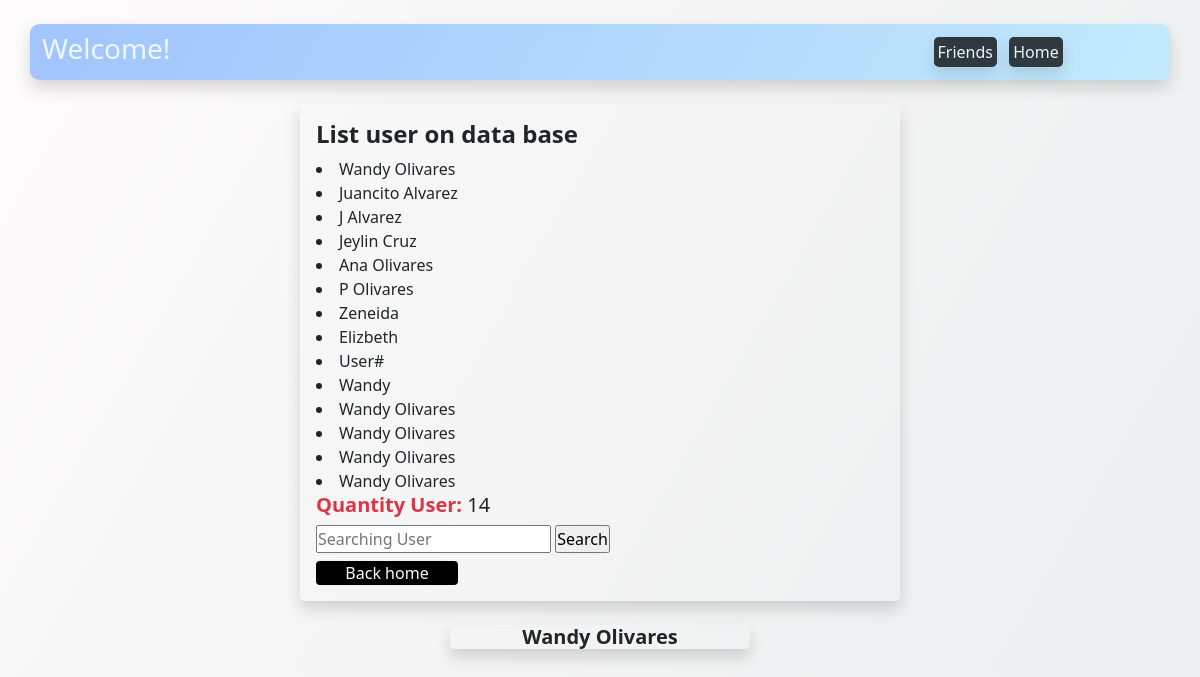
Before: /lista_user/ with the older database file.
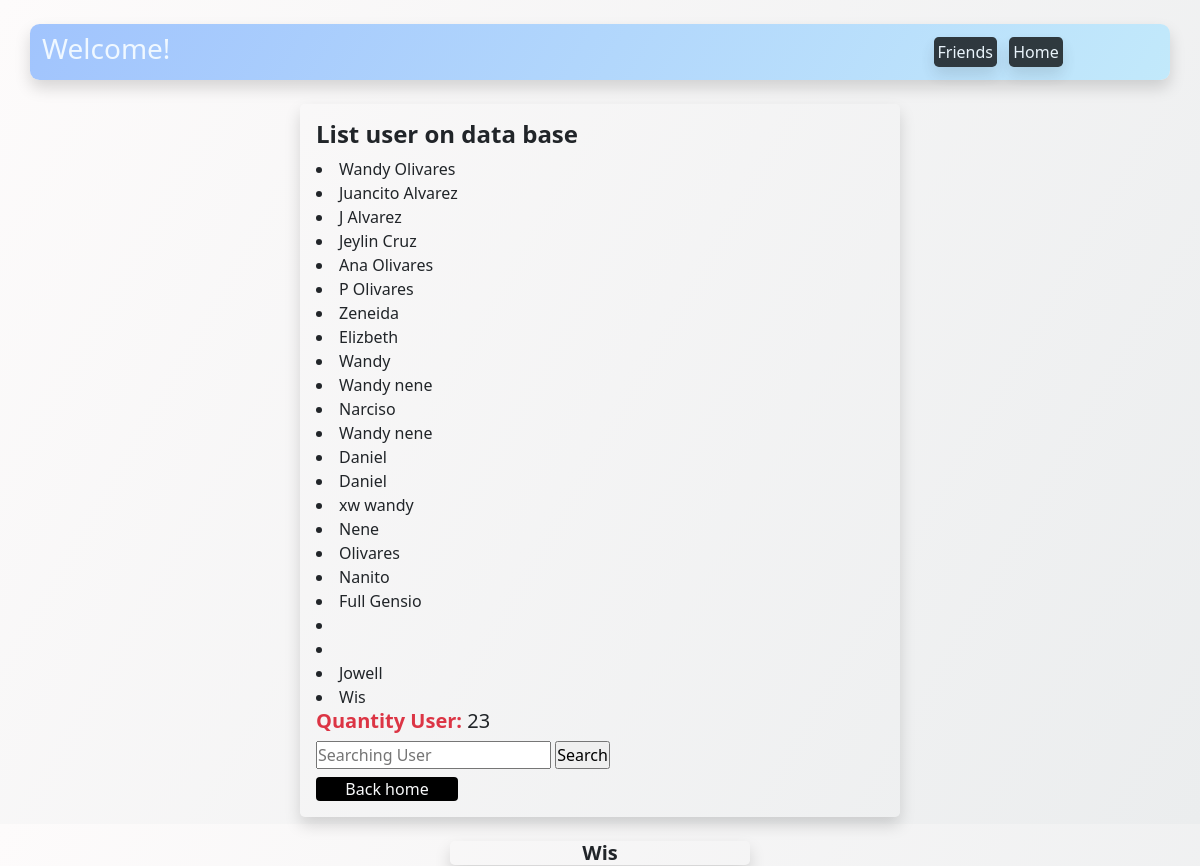
After: the same page with the newer database file.
### register/models.py (models this page shows)
class RegisterUser(models.Model):
      name_user = models.CharField(max_length=100)
      email_user = models.CharField(max_length=100)
      id_user = models.CharField(max_length=100)
      name_friend = models.CharField(null=True, max_length=50)
      text_messenger = models.CharField( max_length=1000,null=True)
      def __str__(self) -> str:
            return self.name_user

### register/views.py (the view)
# urls.py: path('lista_user/', views.lista_user, name='lista_user'),
def lista_user(request):
      register_user = RegisterUser.objects.all()
      lista_name_user = []
      for name_user in register_user:
            lista_name_user.append(name_user.name_user)
      lista_number_user = len(register_user)
      buscando_usuario = str
      user_requered = str
      search_user = RegisterUser.objects.all()
      cache_ready = str()
      for user in search_user:
                  buscando_usuario = user
                  if buscando_usuario.name_user == user_requered:
                        print(buscando_usuario)
                        break
      data_user = {
                  'register_user': register_user,
                  'lista_name_user': lista_name_user,
                  'lista_number_user': lista_number_user,
                  'buscando_usuario':buscando_usuario,
      }
      return render(request, 'register/lista_user.html', data_user)

### register/templates/register/lista_user.html (shortened to what this page needs)
{% load static %}
<!DOCTYPE html>
<html lang="en">
<head>
      <link href="https://cdn.jsdelivr.net/npm/bootstrap@5.1.3/dist/css/bootstrap.min.css" rel="stylesheet">
      <link rel="stylesheet" href="{% static '/register/stylos.css' %}">
</head>
<body>
<header>
      <div class='container shadow d-flex mt-4' id='header'>
            <h3 class='mt-2'>Welcome!</h3>
      <div class='container  mt-3 w-75 text-end' id='bar'>
            <ul>
                  <a href="{% url 'register:lista_user' %}" class='text-decoration-none text-center text-light shadow  p-1 rounded-3 bg-black opacity-75 me-2'>Friends</a>
                  <a href="{% url 'register:home' %}" class='text-decoration-none text-center text-light shadow  p-1 rounded-3 bg-black opacity-75 me-2'>Home</a>
        </ul>
        </div>
      </div>
</header>
      <div class='container shadow rounded-3 mt-4 p-2 w-50 p-3'>
            <h4>
                 <strong>
                  List user on data base
                 </strong>
            </h4>
            {% if  register_user  %}
                  {% for name_user in register_user %}
                        <li>
                              {{ name_user.name_user }}
                        </li>
                  {% endfor %}
            {% endif %}
                  <h5>
                        <strong class='text-danger'>Quantity User: </strong>       {{lista_number_user}}
                        <br>
                  </h5>
                  <form action="" method="POST">
                        <input type="text" name='searching-user' placeholder='Searching User'
                        class='mb-2'>
                        <input type="submit" value="Search">
                  </form>
                  <div class='rounded-2 bg-black w-25 text-center'>
                        <a href="{% url 'register:home' %}" class='text-decoration-none  text-light'>Back home</a>
                  </div>
      </div>
      <div class='container shadow w-25 rounded-3 mt-4 '>
      <h5 class='text-center' >
            <strong>{{buscando_usuario}}</strong>
      </h5>
      </div>
</body>
</html>

### register/static/register/stylos.css (style rules this page uses)
* { padding: 0; margin: 0; box-sizing: border-box; }
html { font-size: 65,5px; }
body { width: 100vw; height: 100vh; background-image: linear-gradient(120deg, #fdfbfb 0%, #ebedee 100%); }
#header { background-image: linear-gradient(120deg, #a1c4fd 0%, #c2e9fb 100%); border-radius: 0.6rem; color: aliceblue; }

Changed rows visible on the page:
removed RegisterUser: name_user "User#"
removed RegisterUser: name_user "Wandy Olivares"
removed RegisterUser: name_user "Wandy Olivares"
removed RegisterUser: name_user "Wandy Olivares"
removed RegisterUser: name_user "Wandy Olivares"
added RegisterUser: name_user "Wandy nene"
added RegisterUser: name_user "Narciso"
added RegisterUser: name_user "Wandy nene"
added RegisterUser: name_user "Daniel"
added RegisterUser: name_user "Daniel"
added RegisterUser: name_user "xw wandy"
added RegisterUser: name_user "Nene"
added RegisterUser: name_user "Olivares"
added RegisterUser: name_user "Nanito"
added RegisterUser: name_user "Full Gensio"
added RegisterUser: name_user "Jowell"
added RegisterUser: name_user "Wis"
Other visible differences:
{{ lista_number_user }}: "14" → "23"
